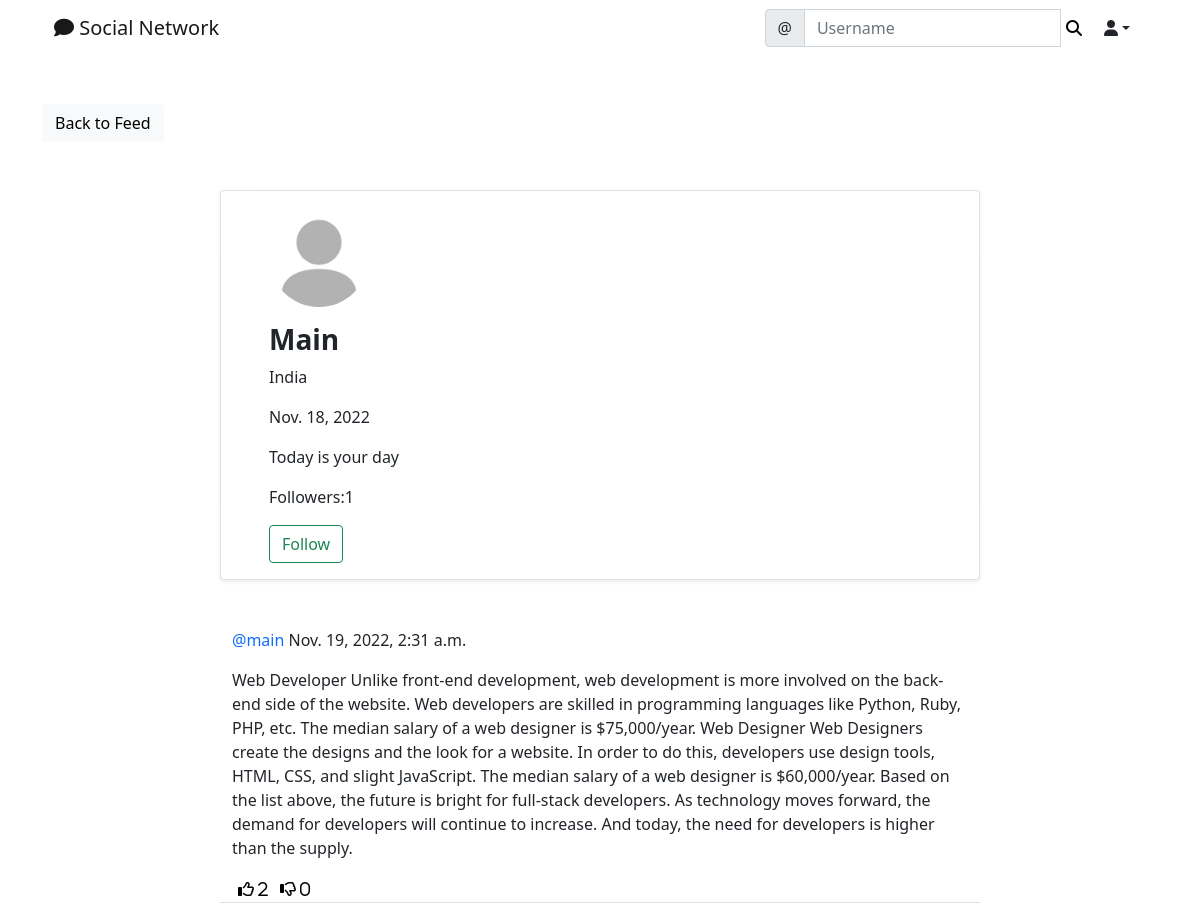
Screenshot of /social/profile/1 with the database file from the repository.
### social/models.py (models this page shows)
class UserProfile(models.Model):
    user = models.OneToOneField(User, primary_key=True, verbose_name='user', related_name='profile', on_delete=models.CASCADE)
    name = models.CharField(max_length=30,blank=True, null=True)
    bio = models.TextField(max_length=1000, blank=True, null=True)
    birth_date = models.DateField(null=True, blank=True)
    location = models.CharField(max_length=100,blank=True,null=True)
    picture = models.FileField(upload_to='uploads/profile/pictures',default='uploads/profile_pictures/default.png', blank=True)
    followers = models.ManyToManyField(User, blank=True, related_name='followers')

class Post(models.Model):
    body= models.TextField()
    created_on = models.DateTimeField(default=timezone.now)
    author = models.ForeignKey(User, on_delete=models.CASCADE)
    likes = models.ManyToManyField(User, blank=True, related_name='likes')
    dislikes = models.ManyToManyField(User, blank=True, related_name='dislikes')

### social/views.py (the view)
# urls.py: path('profile/<int:pk>',ProfileView.as_view(),name='profile'),
class ProfileView(View):
    def get(self, request , pk, *args , **kwargs):
        profile = UserProfile.objects.get(pk=pk)
        user = profile.user
        posts = Post.objects.filter(author=user).order_by('created_on')
        followers = profile.followers.all()
        if len(followers)==0:
            is_following=False
        for follower in followers:
            if follower==request.user:
                is_following= True
                break
            else:
                is_following= False
        number_of_followers= len(followers)
        context = {
            'user':user,
            'profile': profile,
            'posts': posts,
            'number_of_followers':number_of_followers,
            'is_following': is_following,
        }
        return render(request, 'social/profile.html',context)

### social/templates/social/profile.html (shortened to what this page needs)
{% extends 'landing/base.html' %}
{% block content%}
<div class="container">
    <div class="row mt-5">
        <div class="col-md-3 col-sm-6">
          <a href="{% url 'post-list' %}" class="btn btn-light">Back to Feed</a>
        </div>
       </div>
       <div class="row justify-content-center mt-5">
        <div class=" card shadow-sm col-md-8 col-sm-12 border-bottom px-5 pt-3">
            <img src="{{ profile.picture.url }}" alt="no image" class="rounded-circle" style="width:100px;height:100px" />
            <h3 class="mt-3"><strong>{{profile.name}}
          </strong></h3>
            {% if profile.location %}
            <p >{{profile.location}}</p>
            {% endif %}
            {% if profile.birth_date %}
            <p>{{profile.birth_date}}</p>
            {% endif %}
            {% if profile.bio %}
            <p>{{profile.bio}}</p>
            {% endif %}
            <div class="mb-3">
              <p>Followers:{{number_of_followers}}</p>
              {% if user ==  request.user %}
              {% else %}
              {% if is_following %}
              <form action="{% url 'remove-follower' profile.pk %}" method="POST">
              {% csrf_token %}
              <button class="btn btn-outline-danger" type="submit">Unfollow</button>
            </form>
              {% else %}
              <form action="{% url 'add-follower' profile.pk %}" method="POST">
                <button class="btn btn-outline-success" type="submit">Follow</button>
              </form>
              {% endif %}
              {% endif %}
            </div>
        </div>
       </div>
    {% for post in posts %}
    <div class="row justify-content-center mt-5">
     <div class="col-md-8 col-sm-12 border-bottom ">
       <p><a href="{% url 'profile' post.author.profile.pk %}" style="text-decoration: none;" class="text-primary">@{{post.author}}</a> {{post.created_on}}</p>
       <div class="position-relative">
       <p>{{post.body}}</p>
      </div>
      <div class="d-flex flex-row">
        <form action="{% url 'like' post.pk %}" method="POST">
          <button style="background-color: transparent; border:none; box-shadow:none;" type="submit">
          <i class="far fa-thumbs-up"> <span>{{ post.likes.all.count }}</span></i></button>
        </form>
        <form action="{% url 'dislike' post.pk %}" method="POST">
          <button style="background-color: transparent; border:none; box-shadow:none;" type="submit">
          <i class="far fa-thumbs-down"> <span>{{ post.dislikes.all.count }}</span></i></button>
        </form>
      </div>
     </div>
    </div>
    {% endfor %}
</div>
{% endblock content %}

### rows the page displays
UserProfile: picture (placeholder picture), name "Main", location "India", birth_date "Nov. 18, 2022", bio "Today is your day"
Post: author "main", created_on "Nov. 19, 2022, 2:31 a.m.", body "Web Developer Unlike front-end development, web development is more involved on the back-end side of the website. Web developers are skilled in programming languages like Python, Ruby, PHP, etc. The median salary of a web designer is $75,000/year. Web Designer Web Designers create the designs and the look for a website. In order to do this, developers use design tools, HTML, CSS, and slight JavaScript. The median salary of a web designer is $60,000/year. Based on the list above, the future is bright for full-stack developers. As technology moves forward, the demand for developers will continue to increase. And today, the need for developers is higher than the supply.", likes.all.count "2", dislikes.all.count "0"

### other values shown
{{ number_of_followers }} "1"
